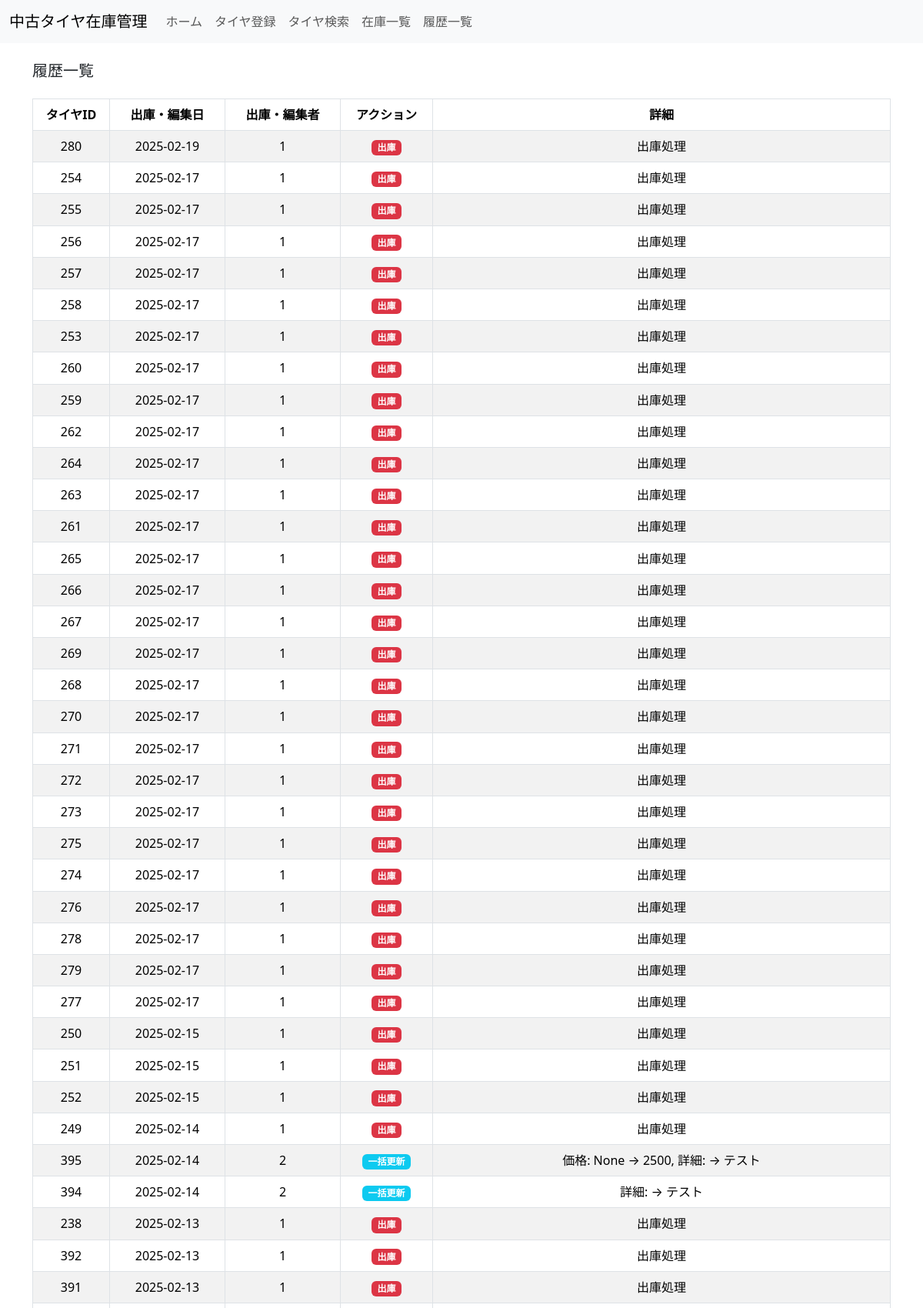
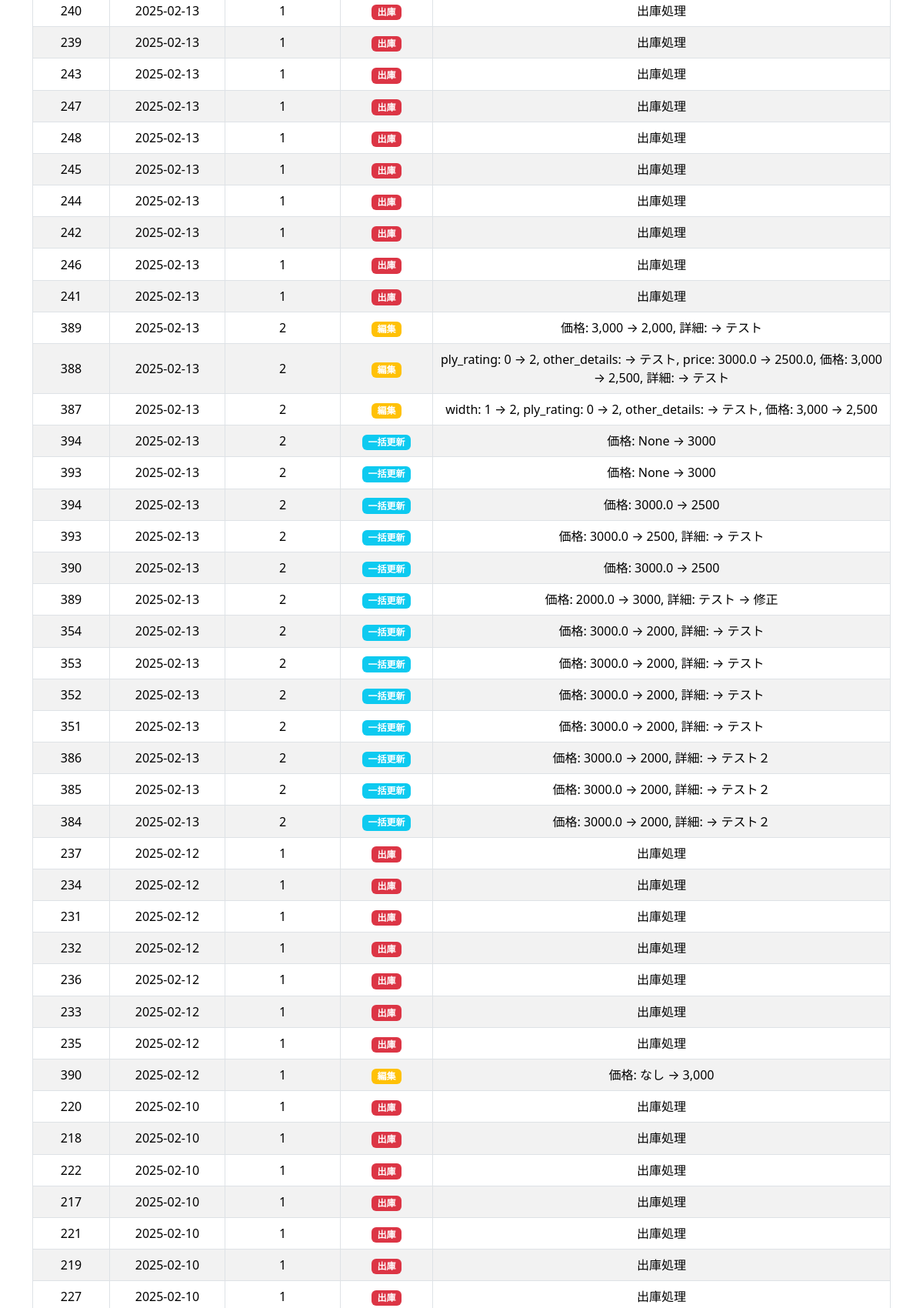
The app's page /history (upper part) with its own data (2 pictures, top to bottom).
### models.py (models this page shows)
class DispatchHistory(db.Model):
    __tablename__ = "dispatch_history"  # 正しいテーブル名を指定
    id = db.Column(db.Integer, primary_key=True)
    tire_id = db.Column(db.Integer, db.ForeignKey('input_page.id'), nullable=False)
    user_id = db.Column(db.Integer, db.ForeignKey('user.id'), nullable=False)
    dispatch_date = db.Column(db.DateTime, nullable=False)
    dispatch_note = db.Column(db.String)

class HistoryPage(db.Model):
    id = db.Column(db.Integer, primary_key=True)
    tire_id = db.Column(db.Integer, db.ForeignKey('input_page.id'), nullable=False)
    user_id = db.Column(db.Integer, db.ForeignKey('user.id'), nullable=False)
    action = db.Column(db.String, nullable=False)
    edit_date = db.Column(db.DateTime, nullable=False)
    details = db.Column(db.String)

### app.py (the view)
@app.route('/history')
def history_page():
    import logging
    logging.basicConfig()
    logging.getLogger('sqlalchemy.engine').setLevel(logging.INFO)
    dispatch_history = DispatchHistory.query.all()
    edit_history = HistoryPage.query.all()
    for record in dispatch_history:
        print(f"デバッグ: {record.dispatch_date} (型: {type(record.dispatch_date)})")
    dispatch_records = []  # ここでリストを定義
    for record in dispatch_history:
        try:
            if record.dispatch_date:  # Noneチェック
                dispatch_date = record.dispatch_date.astimezone(JST)  # JSTに変換
                formatted_date = dispatch_date.strftime('%Y-%m-%d')  # YYYY-MM-DD 形式
            else:
                formatted_date = ''  # None の場合は空文字
            dispatch_records.append({
                "tire_id": record.tire_id,
                "date": formatted_date,  # フォーマット済みの値を格納
                "user_id": record.user_id,
                "action": "出庫",
                "details": record.dispatch_note or "出庫処理"
            })
        except Exception as e:
            print(f"🚨 変換エラー: {e} (値: {record.dispatch_date})")
    edit_records = []
    for record in edit_history:
        try:
            if record.edit_date:  # Noneチェック
                edit_date = record.edit_date.astimezone(JST)  # JSTに変換
                formatted_date = edit_date.strftime('%Y-%m-%d')  # YYYY-MM-DD 形式
            else:
                formatted_date = ''  # None の場合は空文字
            edit_records.append({
                "tire_id": record.tire_id,
                "date": formatted_date,  # フォーマット済みの値を格納
                "user_id": record.user_id,
                "action": record.action,
                "details": record.details
            })
        except Exception as e:
            print(f"🚨 変換エラー: {e} (値: {record.edit_date})")
    combined_history = sorted(dispatch_records + edit_records, key=lambda x: x["date"], reverse=True)
    return render_template('history_page.html', history=combined_history)

### app.py (called while the page is built)
@app.context_processor
def inject_user():
    from flask_login import current_user
    return dict(user=current_user)

### templates/history_page.html
{% extends "base.html" %}
{% block content %}
<div class="container my-4">
    <h5 class="mb-4">履歴一覧</h5>
    <div class="table-responsive">
        <table class="table table-bordered table-striped table-hover">
            <thead class="thead-light">
                <tr>
                    <th style="min-width: 100px;">タイヤID</th>
                    <th style="min-width: 150px;">出庫・編集日</th>
                    <th style="min-width: 150px;">出庫・編集者</th>
                    <th style="min-width: 120px;">アクション</th>
                    <th style="min-width: 300px;">詳細</th>
                </tr>
            </thead>
            <tbody>
                {% for record in history %}
                <tr>
                    <td>{{ record.tire_id }}</td>
                    <td>{{ record.date }}</td>
                    <td>{{ record.user_id }}</td>
                    <td>
                        {% if record.action == "出庫" %}
                            <span class="badge bg-danger">{{ record.action }}</span>
                        {% elif record.action == "編集" %}
                            <span class="badge bg-warning">{{ record.action }}</span>
                        {% elif record.action == "一括更新" %}
                            <span class="badge bg-info">{{ record.action }}</span>
                        {% endif %}
                    </td>
                    <td>{{ record.details }}</td>
                </tr>
                {% endfor %}
            </tbody>
        </table>
    </div>
</div>
{% endblock %}

### templates/base.html (shortened to what this page needs)
<!DOCTYPE html>
<html lang="ja">
<head>
    <link rel="stylesheet" href="{{ url_for('static', filename='css/style.css') }}">
    <link href="https://cdn.jsdelivr.net/npm/bootstrap@5.3.3/dist/css/bootstrap.min.css" rel="stylesheet">
</head>
<body>
    <header>
    <nav class="navbar navbar-expand-lg navbar-light bg-light">
        <div class="container-fluid">
            <a class="navbar-brand" href="{{ url_for('index') }}">中古タイヤ在庫管理</a>
            <div class="collapse navbar-collapse" id="navbarNav">
                <ul class="navbar-nav">
                    <li class="nav-item">
                        <a class="nav-link" href="{{ url_for('index') }}">ホーム</a>
                    </li>
                    <li class="nav-item">
                        <a class="nav-link" href="{{ url_for('input_page') }}">タイヤ登録</a>
                    </li>
                    <li class="nav-item">
                        <a class="nav-link" href="{{ url_for('search_page') }}">タイヤ検索</a>
                    </li>
                    <li class="nav-item">
                        <a class="nav-link" href="{{ url_for('inventory_list') }}">在庫一覧</a>
                    </li>
                    <li class="nav-item">
                        <a class="nav-link" href="{{ url_for('history_page') }}">履歴一覧</a>
                    </li>
                </ul>
            </div>
        </div>
    </nav>
</header>
    <main>
        {% block content %}
        {% endblock %}
    </main>
</body>
</html>

### static/css/style.css (style rules this page uses)
* { box-sizing: border-box; }
.navbar { background-color: #f8f9fa; }
body { background-color: #f8f9fa; }
h5 { margin: 0; }
.table td, .table th { text-align: center; vertical-align: middle; }

### records on screen
DispatchHistory: tire_id "280", date "2025-02-19", user_id "1", action "出庫", details "出庫処理"
DispatchHistory: tire_id "257", date "2025-02-17", user_id "1", action "出庫", details "出庫処理"
DispatchHistory: tire_id "258", date "2025-02-17", user_id "1", action "出庫", details "出庫処理"
DispatchHistory: tire_id "260", date "2025-02-17", user_id "1", action "出庫", details "出庫処理"
DispatchHistory: tire_id "259", date "2025-02-17", user_id "1", action "出庫", details "出庫処理"
DispatchHistory: tire_id "262", date "2025-02-17", user_id "1", action "出庫", details "出庫処理"
DispatchHistory: tire_id "264", date "2025-02-17", user_id "1", action "出庫", details "出庫処理"
DispatchHistory: tire_id "263", date "2025-02-17", user_id "1", action "出庫", details "出庫処理"
DispatchHistory: tire_id "261", date "2025-02-17", user_id "1", action "出庫", details "出庫処理"
DispatchHistory: tire_id "265", date "2025-02-17", user_id "1", action "出庫", details "出庫処理"
DispatchHistory: tire_id "266", date "2025-02-17", user_id "1", action "出庫", details "出庫処理"
DispatchHistory: tire_id "267", date "2025-02-17", user_id "1", action "出庫", details "出庫処理"
DispatchHistory: tire_id "269", date "2025-02-17", user_id "1", action "出庫", details "出庫処理"
DispatchHistory: tire_id "268", date "2025-02-17", user_id "1", action "出庫", details "出庫処理"
DispatchHistory: tire_id "270", date "2025-02-17", user_id "1", action "出庫", details "出庫処理"
DispatchHistory: tire_id "271", date "2025-02-17", user_id "1", action "出庫", details "出庫処理"
DispatchHistory: tire_id "272", date "2025-02-17", user_id "1", action "出庫", details "出庫処理"
DispatchHistory: tire_id "273", date "2025-02-17", user_id "1", action "出庫", details "出庫処理"
DispatchHistory: tire_id "275", date "2025-02-17", user_id "1", action "出庫", details "出庫処理"
DispatchHistory: tire_id "274", date "2025-02-17", user_id "1", action "出庫", details "出庫処理"
DispatchHistory: tire_id "276", date "2025-02-17", user_id "1", action "出庫", details "出庫処理"
DispatchHistory: tire_id "278", date "2025-02-17", user_id "1", action "出庫", details "出庫処理"
DispatchHistory: tire_id "279", date "2025-02-17", user_id "1", action "出庫", details "出庫処理"
DispatchHistory: tire_id "277", date "2025-02-17", user_id "1", action "出庫", details "出庫処理"
HistoryPage: tire_id "395", date "2025-02-14", user_id "2", action "一括更新", details "価格: None → 2500, 詳細: → テスト"
HistoryPage: tire_id "394", date "2025-02-14", user_id "2", action "一括更新", details "詳細: → テスト"
DispatchHistory: tire_id "392", date "2025-02-13", user_id "1", action "出庫", details "出庫処理"
DispatchHistory: tire_id "391", date "2025-02-13", user_id "1", action "出庫", details "出庫処理"
HistoryPage: tire_id "389", date "2025-02-13", user_id "2", action "編集", details "価格: 3,000 → 2,000, 詳細: → テスト"
HistoryPage: tire_id "388", date "2025-02-13", user_id "2", action "編集", details "ply_rating: 0 → 2, other_details: → テスト, price: 3000.0 → 2500.0, 価格: 3,000 → 2,500, 詳細: → テスト"
HistoryPage: tire_id "387", date "2025-02-13", user_id "2", action "編集", details "width: 1 → 2, ply_rating: 0 → 2, other_details: → テスト, 価格: 3,000 → 2,500"
HistoryPage: tire_id "394", date "2025-02-13", user_id "2", action "一括更新", details "価格: None → 3000"
HistoryPage: tire_id "393", date "2025-02-13", user_id "2", action "一括更新", details "価格: None → 3000"
HistoryPage: tire_id "394", date "2025-02-13", user_id "2", action "一括更新", details "価格: 3000.0 → 2500"
HistoryPage: tire_id "393", date "2025-02-13", user_id "2", action "一括更新", details "価格: 3000.0 → 2500, 詳細: → テスト"
HistoryPage: tire_id "390", date "2025-02-13", user_id "2", action "一括更新", details "価格: 3000.0 → 2500"
HistoryPage: tire_id "389", date "2025-02-13", user_id "2", action "一括更新", details "価格: 2000.0 → 3000, 詳細: テスト → 修正"
HistoryPage: tire_id "354", date "2025-02-13", user_id "2", action "一括更新", details "価格: 3000.0 → 2000, 詳細: → テスト"
HistoryPage: tire_id "353", date "2025-02-13", user_id "2", action "一括更新", details "価格: 3000.0 → 2000, 詳細: → テスト"
HistoryPage: tire_id "352", date "2025-02-13", user_id "2", action "一括更新", details "価格: 3000.0 → 2000, 詳細: → テスト"
HistoryPage: tire_id "351", date "2025-02-13", user_id "2", action "一括更新", details "価格: 3000.0 → 2000, 詳細: → テスト"
HistoryPage: tire_id "386", date "2025-02-13", user_id "2", action "一括更新", details "価格: 3000.0 → 2000, 詳細: → テスト２"
HistoryPage: tire_id "385", date "2025-02-13", user_id "2", action "一括更新", details "価格: 3000.0 → 2000, 詳細: → テスト２"
HistoryPage: tire_id "384", date "2025-02-13", user_id "2", action "一括更新", details "価格: 3000.0 → 2000, 詳細: → テスト２"
HistoryPage: tire_id "390", date "2025-02-12", user_id "1", action "編集", details "価格: なし → 3,000"

### other values on screen
{{ record.tire_id }} "254" "255" "256" "253" "250" "251" "252" "249" "238" "240" "239" "243" "247" "248" "245" "244" "242" "246" "241" "237" "234" "231" "232" "236" "233" "235" "220" "218" "222" "217" "221" "219" "227"
{{ record.date }} "2025-02-17" "2025-02-17" "2025-02-17" "2025-02-17" "2025-02-15" "2025-02-15" "2025-02-15" "2025-02-14" "2025-02-13" "2025-02-13" "2025-02-13" "2025-02-13" "2025-02-13" "2025-02-13" "2025-02-13" "2025-02-13" "2025-02-13" "2025-02-13" "2025-02-13" "2025-02-12" "2025-02-12" "2025-02-12" "2025-02-12" "2025-02-12" "2025-02-12" "2025-02-12" "2025-02-10" "2025-02-10" "2025-02-10" "2025-02-10" "2025-02-10" "2025-02-10" "2025-02-10"
{{ record.user_id }} "1" "1" "1" "1" "1" "1" "1" "1" "1" "1" "1" "1" "1" "1" "1" "1" "1" "1" "1" "1" "1" "1" "1" "1" "1" "1" "1" "1" "1" "1" "1" "1" "1"
{{ record.action }} "出庫" "出庫" "出庫" "出庫" "出庫" "出庫" "出庫" "出庫" "出庫" "出庫" "出庫" "出庫" "出庫" "出庫" "出庫" "出庫" "出庫" "出庫" "出庫" "出庫" "出庫" "出庫" "出庫" "出庫" "出庫" "出庫" "出庫" "出庫" "出庫" "出庫" "出庫" "出庫" "出庫"
{{ record.details }} "出庫処理" "出庫処理" "出庫処理" "出庫処理" "出庫処理" "出庫処理" "出庫処理" "出庫処理" "出庫処理" "出庫処理" "出庫処理" "出庫処理" "出庫処理" "出庫処理" "出庫処理" "出庫処理" "出庫処理" "出庫処理" "出庫処理" "出庫処理" "出庫処理" "出庫処理" "出庫処理" "出庫処理" "出庫処理" "出庫処理" "出庫処理" "出庫処理" "出庫処理" "出庫処理" "出庫処理" "出庫処理" "出庫処理"
